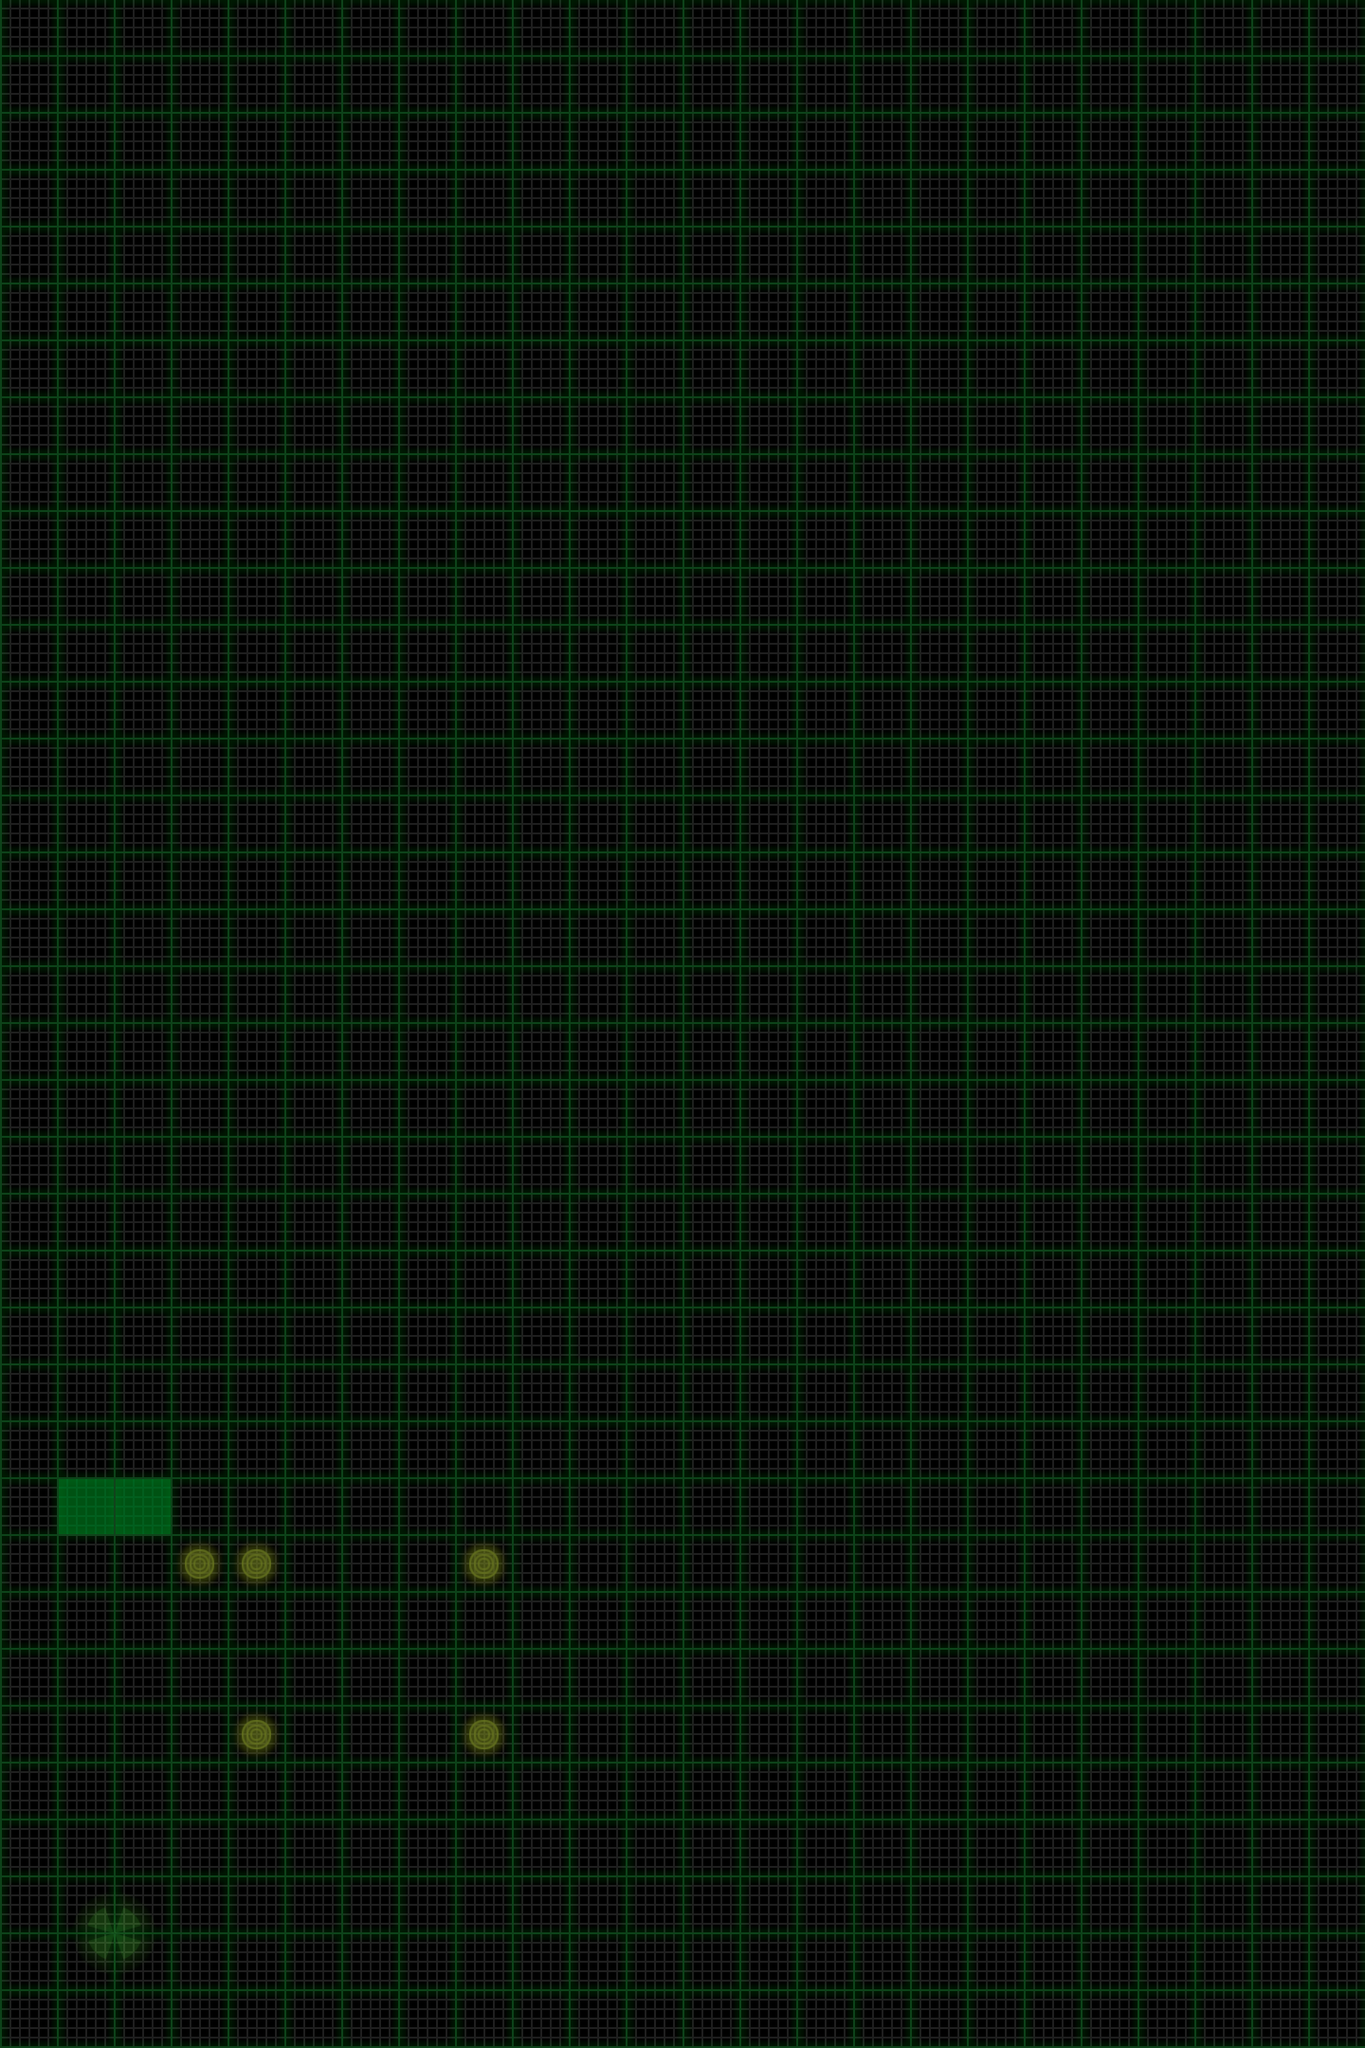

A 2D game scene composited from a Tiled map and its tileset images. What follows is a short description and the map's XML, with each tile layer's data collapsed to a summary:
An orthogonal 24x36 tile map with 60x60 px tiles, 4 tile layers (map, terrain, items, sand), 2 tilesets and 1 object (startSite).

<map version="1.0" orientation="orthogonal" width="24" height="36" tilewidth="60" tileheight="60">
 <tileset firstgid="1" name="map" tilewidth="60" tileheight="60">
  <image source="map.png" />
  <tile id="0">
   <properties>
    <property name="mapID" value="empty" />
   </properties>
  </tile>
  <tile id="1">
   <properties>
    <property name="mapID" value="down-1" />
   </properties>
  </tile>
  <tile id="2">
   <properties>
    <property name="mapID" value="down-2" />
   </properties>
  </tile>
  <tile id="3">
   <properties>
    <property name="mapID" value="down-3" />
   </properties>
  </tile>
  <tile id="4">
   <properties>
    <property name="mapID" value="down-4" />
   </properties>
  </tile>
  <tile id="5">
   <properties>
    <property name="mapID" value="down-5" />
   </properties>
  </tile>
  <tile id="6">
   <properties>
    <property name="mapID" value="up-1" />
   </properties>
  </tile>
  <tile id="7">
   <properties>
    <property name="mapID" value="up-2" />
   </properties>
  </tile>
  <tile id="8">
   <properties>
    <property name="mapID" value="up-3" />
   </properties>
  </tile>
  <tile id="9">
   <properties>
    <property name="mapID" value="up-4" />
   </properties>
  </tile>
  <tile id="10">
   <properties>
    <property name="mapID" value="up-5" />
   </properties>
  </tile>
 </tileset>
 <tileset firstgid="17" name="items" tilewidth="60" tileheight="60">
  <image source="items.png" />
  <tile id="0">
   <properties>
    <property name="itemID" value="station" />
   </properties>
  </tile>
  <tile id="1">
   <properties>
    <property name="itemID" value="sensorSite" />
   </properties>
  </tile>
  <tile id="8">
   <properties>
    <property name="itemID" value="station" />
   </properties>
  </tile>
  <tile id="9">
   <properties>
    <property name="itemID" value="sensor" />
   </properties>
  </tile>
  <tile id="16">
   <properties>
    <property name="itemID" value="station" />
   </properties>
  </tile>
  <tile id="17">
   <properties>
    <property name="itemID" value="sample" />
   </properties>
  </tile>
  <tile id="24">
   <properties>
    <property name="itemID" value="station" />
   </properties>
  </tile>
 </tileset>
 <layer name="map" width="24" height="36">
  <data>[864 cells, 864 non-empty, 1 distinct tile ids]</data>
 </layer>
 <layer name="terrain" width="24" height="36">
  <data>[864 cells, 2 non-empty, 1 distinct tile ids]</data>
 </layer>
 <layer name="items" width="24" height="36">
  <data>[864 cells, 9 non-empty, 5 distinct tile ids]</data>
 </layer>
 <layer name="sand" width="24" height="36">
  <data>[864 cells, 0 non-empty, 0 distinct tile ids]</data>
 </layer>
 <objectgroup name="objects" width="24" height="36">
  <object name="startSite" x="90" y="2010">
   <properties>
    <property name="bearing" value="north" />
    <property name="energy" value="40" />
    <property name="expectedCodeScore" value="28" />
    <property name="sampleSites" value="0" />
    <property name="sensorSites" value="5" />
    <property name="zoom" value="out" />
   </properties>
  </object>
 </objectgroup>
</map>
